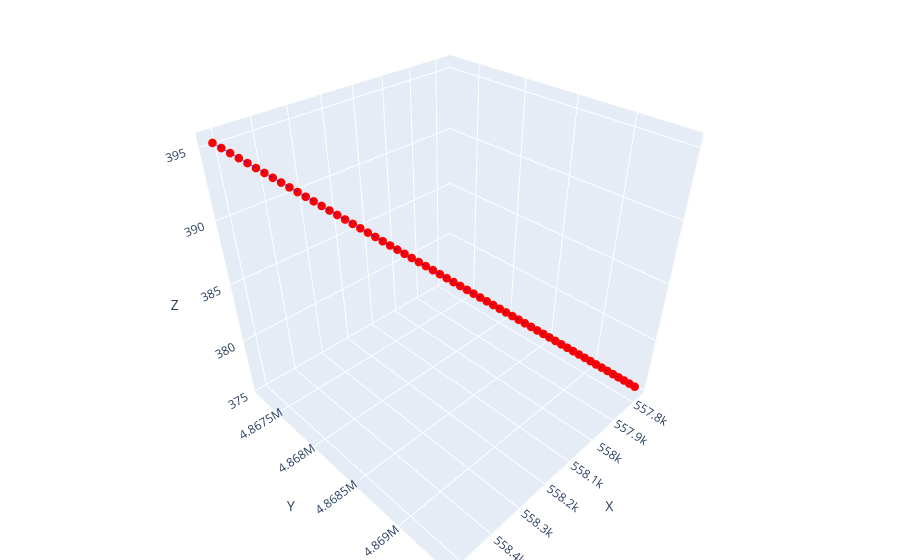

Notebook source saved alongside this figure:
### Code cell
network.plot_3D_network()

### Figure 1 — Plotly figure (JSON) as saved in the notebook; plotly's stock layout.template omitted (floating-point values rounded to 4 significant figures)
{"data": [{"line": {"color": "blue", "width": 1}, "mode": "lines", "showlegend": false, "type": "scatter3d", "x": [558500.0, 558500.0], "y": [4867000.0, 4867000.0], "z": [395.3, 395.0]}, {"line": {"color": "blue", "width": 1}, "mode": "lines", "showlegend": false, "type": "scatter3d", "x": [558500.0, 558500.0], "y": [4867000.0, 4867000.0], "z": [395.0, 394.7]}, {"line": {"color": "blue", "width": 1}, "mode": "lines", "showlegend": false, "type": "scatter3d", "x": [558500.0, 558500.0], "y": [4867000.0, 4867000.0], "z": [394.7, 394.3]}, {"line": {"color": "blue", "width": 1}, "mode": "lines", "showlegend": false, "type": "scatter3d", "x": [558500.0, 558500.0], "y": [4867000.0, 4867000.0], "z": [394.3, 394.0]}, {"line": {"color": "blue", "width": 1}, "mode": "lines", "showlegend": false, "type": "scatter3d", "x": [558500.0, 558500.0], "y": [4867000.0, 4867000.0], "z": [394.0, 393.7]}, {"line": {"color": "blue", "width": 1}, "mode": "lines", "showlegend": false, "type": "scatter3d", "x": [558500.0, 558400.0], "y": [4867000.0, 4867000.0], "z": [393.7, 393.4]}, {"line": {"color": "blue", "width": 1}, "mode": "lines", "showlegend": false, "type": "scatter3d", "x": [558400.0, 558400.0], "y": [4867000.0, 4867000.0], "z": [393.4, 393.0]}, {"line": {"color": "blue", "width": 1}, "mode": "lines", "showlegend": false, "type": "scatter3d", "x": [558400.0, 558400.0], "y": [4867000.0, 4868000.0], "z": [393.0, 392.7]}, {"line": {"color": "blue", "width": 1}, "mode": "lines", "showlegend": false, "type": "scatter3d", "x": [558400.0, 558400.0], "y": [4868000.0, 4868000.0], "z": [392.7, 392.4]}, {"line": {"color": "blue", "width": 1}, "mode": "lines", "showlegend": false, "type": "scatter3d", "x": [558400.0, 558400.0], "y": [4868000.0, 4868000.0], "z": [392.4, 392.1]}, {"line": {"color": "blue", "width": 1}, "mode": "lines", "showlegend": false, "type": "scatter3d", "x": [558400.0, 558400.0], "y": [4868000.0, 4868000.0], "z": [392.1, 391.7]}, {"line": {"color": "blue", "width": 1}, "mode": "lines", "showlegend": false, "type": "scatter3d", "x": [558400.0, 558400.0], "y": [4868000.0, 4868000.0], "z": [391.7, 391.4]}, {"line": {"color": "blue", "width": 1}, "mode": "lines", "showlegend": false, "type": "scatter3d", "x": [558400.0, 558400.0], "y": [4868000.0, 4868000.0], "z": [391.4, 391.1]}, {"line": {"color": "blue", "width": 1}, "mode": "lines", "showlegend": false, "type": "scatter3d", "x": [558400.0, 558300.0], "y": [4868000.0, 4868000.0], "z": [391.1, 390.8]}, {"line": {"color": "blue", "width": 1}, "mode": "lines", "showlegend": false, "type": "scatter3d", "x": [558300.0, 558300.0], "y": [4868000.0, 4868000.0], "z": [390.8, 390.4]}, {"line": {"color": "blue", "width": 1}, "mode": "lines", "showlegend": false, "type": "scatter3d", "x": [558300.0, 558300.0], "y": [4868000.0, 4868000.0], "z": [390.4, 390.1]}, {"line": {"color": "blue", "width": 1}, "mode": "lines", "showlegend": false, "type": "scatter3d", "x": [558300.0, 558300.0], "y": [4868000.0, 4868000.0], "z": [390.1, 389.8]}, {"line": {"color": "blue", "width": 1}, "mode": "lines", "showlegend": false, "type": "scatter3d", "x": [558300.0, 558300.0], "y": [4868000.0, 4868000.0], "z": [389.8, 389.5]}, {"line": {"color": "blue", "width": 1}, "mode": "lines", "showlegend": false, "type": "scatter3d", "x": [558300.0, 558300.0], "y": [4868000.0, 4868000.0], "z": [389.5, 389.1]}, {"line": {"color": "blue", "width": 1}, "mode": "lines", "showlegend": false, "type": "scatter3d", "x": [558300.0, 558300.0], "y": [4868000.0, 4868000.0], "z": [389.1, 388.8]}, {"line": {"color": "blue", "width": 1}, "mode": "lines", "showlegend": false, "type": "scatter3d", "x": [558300.0, 558300.0], "y": [4868000.0, 4868000.0], "z": [388.8, 388.5]}, {"line": {"color": "blue", "width": 1}, "mode": "lines", "showlegend": false, "type": "scatter3d", "x": [558300.0, 558200.0], "y": [4868000.0, 4868000.0], "z": [388.5, 388.2]}, {"line": {"color": "blue", "width": 1}, "mode": "lines", "showlegend": false, "type": "scatter3d", "x": [558200.0, 558200.0], "y": [4868000.0, 4868000.0], "z": [388.2, 387.8]}, {"line": {"color": "blue", "width": 1}, "mode": "lines", "showlegend": false, "type": "scatter3d", "x": [558200.0, 558200.0], "y": [4868000.0, 4868000.0], "z": [387.8, 387.5]}, {"line": {"color": "blue", "width": 1}, "mode": "lines", "showlegend": false, "type": "scatter3d", "x": [558200.0, 558200.0], "y": [4868000.0, 4868000.0], "z": [387.5, 387.2]}, {"line": {"color": "blue", "width": 1}, "mode": "lines", "showlegend": false, "type": "scatter3d", "x": [558200.0, 558200.0], "y": [4868000.0, 4868000.0], "z": [387.2, 386.9]}, {"line": {"color": "blue", "width": 1}, "mode": "lines", "showlegend": false, "type": "scatter3d", "x": [558200.0, 558200.0], "y": [4868000.0, 4868000.0], "z": [386.9, 386.5]}, {"line": {"color": "blue", "width": 1}, "mode": "lines", "showlegend": false, "type": "scatter3d", "x": [558200.0, 558200.0], "y": [4868000.0, 4868000.0], "z": [386.5, 386.2]}, {"line": {"color": "blue", "width": 1}, "mode": "lines", "showlegend": false, "type": "scatter3d", "x": [558200.0, 558200.0], "y": [4868000.0, 4868000.0], "z": [386.2, 385.9]}, {"line": {"color": "blue", "width": 1}, "mode": "lines", "showlegend": false, "type": "scatter3d", "x": [558200.0, 558100.0], "y": [4868000.0, 4868000.0], "z": [385.9, 385.6]}, {"line": {"color": "blue", "width": 1}, "mode": "lines", "showlegend": false, "type": "scatter3d", "x": [558100.0, 558100.0], "y": [4868000.0, 4868000.0], "z": [385.6, 385.2]}, {"line": {"color": "blue", "width": 1}, "mode": "lines", "showlegend": false, "type": "scatter3d", "x": [558100.0, 558100.0], "y": [4868000.0, 4868000.0], "z": [385.2, 384.9]}, {"line": {"color": "blue", "width": 1}, "mode": "lines", "showlegend": false, "type": "scatter3d", "x": [558100.0, 558100.0], "y": [4868000.0, 4868000.0], "z": [384.9, 384.6]}, {"line": {"color": "blue", "width": 1}, "mode": "lines", "showlegend": false, "type": "scatter3d", "x": [558100.0, 558100.0], "y": [4868000.0, 4868000.0], "z": [384.6, 384.3]}, {"line": {"color": "blue", "width": 1}, "mode": "lines", "showlegend": false, "type": "scatter3d", "x": [558100.0, 558100.0], "y": [4868000.0, 4868000.0], "z": [384.3, 383.9]}, {"line": {"color": "blue", "width": 1}, "mode": "lines", "showlegend": false, "type": "scatter3d", "x": [558100.0, 558100.0], "y": [4868000.0, 4869000.0], "z": [383.9, 383.6]}, {"line": {"color": "blue", "width": 1}, "mode": "lines", "showlegend": false, "type": "scatter3d", "x": [558100.0, 558100.0], "y": [4869000.0, 4869000.0], "z": [383.6, 383.3]}, {"line": {"color": "blue", "width": 1}, "mode": "lines", "showlegend": false, "type": "scatter3d", "x": [558100.0, 558000.0], "y": [4869000.0, 4869000.0], "z": [383.3, 383.0]}, {"line": {"color": "blue", "width": 1}, "mode": "lines", "showlegend": false, "type": "scatter3d", "x": [558000.0, 558000.0], "y": [4869000.0, 4869000.0], "z": [383.0, 382.6]}, {"line": {"color": "blue", "width": 1}, "mode": "lines", "showlegend": false, "type": "scatter3d", "x": [558000.0, 558000.0], "y": [4869000.0, 4869000.0], "z": [382.6, 382.3]}, {"line": {"color": "blue", "width": 1}, "mode": "lines", "showlegend": false, "type": "scatter3d", "x": [558000.0, 558000.0], "y": [4869000.0, 4869000.0], "z": [382.3, 382.0]}, {"line": {"color": "blue", "width": 1}, "mode": "lines", "showlegend": false, "type": "scatter3d", "x": [558000.0, 558000.0], "y": [4869000.0, 4869000.0], "z": [382.0, 381.6]}, {"line": {"color": "blue", "width": 1}, "mode": "lines", "showlegend": false, "type": "scatter3d", "x": [558000.0, 558000.0], "y": [4869000.0, 4869000.0], "z": [381.6, 381.3]}, {"line": {"color": "blue", "width": 1}, "mode": "lines", "showlegend": false, "type": "scatter3d", "x": [558000.0, 558000.0], "y": [4869000.0, 4869000.0], "z": [381.3, 381.0]}, {"line": {"color": "blue", "width": 1}, "mode": "lines", "showlegend": false, "type": "scatter3d", "x": [558000.0, 558000.0], "y": [4869000.0, 4869000.0], "z": [381.0, 380.7]}, {"line": {"color": "blue", "width": 1}, "mode": "lines", "showlegend": false, "type": "scatter3d", "x": [558000.0, 558000.0], "y": [4869000.0, 4869000.0], "z": [380.7, 380.3]}, {"line": {"color": "blue", "width": 1}, "mode": "lines", "showlegend": false, "type": "scatter3d", "x": [558000.0, 557900.0], "y": [4869000.0, 4869000.0], "z": [380.3, 380.0]}, {"line": {"color": "blue", "width": 1}, "mode": "lines", "showlegend": false, "type": "scatter3d", "x": [557900.0, 557900.0], "y": [4869000.0, 4869000.0], "z": [380.0, 379.7]}, {"line": {"color": "blue", "width": 1}, "mode": "lines", "showlegend": false, "type": "scatter3d", "x": [557900.0, 557900.0], "y": [4869000.0, 4869000.0], "z": [379.7, 379.4]}, {"line": {"color": "blue", "width": 1}, "mode": "lines", "showlegend": false, "type": "scatter3d", "x": [557900.0, 557900.0], "y": [4869000.0, 4869000.0], "z": [379.4, 379.0]}, {"line": {"color": "blue", "width": 1}, "mode": "lines", "showlegend": false, "type": "scatter3d", "x": [557900.0, 557900.0], "y": [4869000.0, 4869000.0], "z": [379.0, 378.7]}, {"line": {"color": "blue", "width": 1}, "mode": "lines", "showlegend": false, "type": "scatter3d", "x": [557900.0, 557900.0], "y": [4869000.0, 4869000.0], "z": [378.7, 378.4]}, {"line": {"color": "blue", "width": 1}, "mode": "lines", "showlegend": false, "type": "scatter3d", "x": [557900.0, 557900.0], "y": [4869000.0, 4869000.0], "z": [378.4, 378.1]}, {"line": {"color": "blue", "width": 1}, "mode": "lines", "showlegend": false, "type": "scatter3d", "x": [557900.0, 557900.0], "y": [4869000.0, 4869000.0], "z": [378.1, 377.7]}, {"line": {"color": "blue", "width": 1}, "mode": "lines", "showlegend": false, "type": "scatter3d", "x": [557900.0, 557800.0], "y": [4869000.0, 4869000.0], "z": [377.7, 377.4]}, {"line": {"color": "blue", "width": 1}, "mode": "lines", "showlegend": false, "type": "scatter3d", "x": [557800.0, 557800.0], "y": [4869000.0, 4869000.0], "z": [377.4, 377.1]}, {"line": {"color": "blue", "width": 1}, "mode": "lines", "showlegend": false, "type": "scatter3d", "x": [557800.0, 557800.0], "y": [4869000.0, 4869000.0], "z": [377.1, 376.8]}, {"line": {"color": "blue", "width": 1}, "mode": "lines", "showlegend": false, "type": "scatter3d", "x": [557800.0, 557800.0], "y": [4869000.0, 4869000.0], "z": [376.8, 376.4]}, {"line": {"color": "blue", "width": 1}, "mode": "lines", "showlegend": false, "type": "scatter3d", "x": [557800.0, 557800.0], "y": [4869000.0, 4869000.0], "z": [376.4, 376.1]}, {"line": {"color": "blue", "width": 1}, "mode": "lines", "showlegend": false, "type": "scatter3d", "x": [557800.0, 557800.0], "y": [4869000.0, 4869000.0], "z": [376.1, 375.8]}, {"line": {"color": "blue", "width": 1}, "mode": "lines", "showlegend": false, "type": "scatter3d", "x": [557800.0, 557800.0], "y": [4869000.0, 4869000.0], "z": [375.8, 375.5]}, {"marker": {"color": "red", "colorscale": [[0, "#440154"], [0.1111, "#482878"], [0.2222, "#3e4989"], [0.3333, "#31688e"], [0.4444, "#26828e"], [0.5556, "#1f9e89"], [0.6667, "#35b779"], [0.7778, "#6ece58"], [0.8889, "#b5de2b"], [1, "#fde725"]], "showscale": false, "size": 5}, "mode": "markers", "showlegend": false, "type": "scatter3d", "x": [558500.0, 557800.0, 558500.0, 558500.0, 558500.0, 558500.0, 558500.0, 558400.0, 558400.0, 558400.0, 558400.0, 558400.0, 558400.0, 558400.0, 558400.0, 558300.0, 558300.0, 558300.0, 558300.0, 558300.0, 558300.0, 558300.0, 558300.0, 558200.0, 558200.0, 558200.0, 558200.0, 558200.0, 558200.0, 558200.0, 558200.0, 558100.0, 558100.0, 558100.0, 558100.0, 558100.0, 558100.0, 558100.0, 558100.0, 558000.0, 558000.0, 558000.0, 558000.0, 558000.0, 558000.0, 558000.0, 558000.0, 558000.0, 557900.0, 557900.0, 557900.0, 557900.0, 557900.0, 557900.0, 557900.0, 557900.0, 557800.0, 557800.0, 557800.0, 557800.0, 557800.0, 557800.0], "y": [4867000.0, 4869000.0, 4867000.0, 4867000.0, 4867000.0, 4867000.0, 4867000.0, 4867000.0, 4867000.0, 4868000.0, 4868000.0, 4868000.0, 4868000.0, 4868000.0, 4868000.0, 4868000.0, 4868000.0, 4868000.0, 4868000.0, 4868000.0, 4868000.0, 4868000.0, 4868000.0, 4868000.0, 4868000.0, 4868000.0, 4868000.0, 4868000.0, 4868000.0, 4868000.0, 4868000.0, 4868000.0, 4868000.0, 4868000.0, 4868000.0, 4868000.0, 4868000.0, 4869000.0, 4869000.0, 4869000.0, 4869000.0, 4869000.0, 4869000.0, 4869000.0, 4869000.0, 4869000.0, 4869000.0, 4869000.0, 4869000.0, 4869000.0, 4869000.0, 4869000.0, 4869000.0, 4869000.0, 4869000.0, 4869000.0, 4869000.0, 4869000.0, 4869000.0, 4869000.0, 4869000.0, 4869000.0], "z": [395.3, 375.5, 395.0, 394.7, 394.3, 394.0, 393.7, 393.4, 393.0, 392.7, 392.4, 392.1, 391.7, 391.4, 391.1, 390.8, 390.4, 390.1, 389.8, 389.5, 389.1, 388.8, 388.5, 388.2, 387.8, 387.5, 387.2, 386.9, 386.5, 386.2, 385.9, 385.6, 385.2, 384.9, 384.6, 384.3, 383.9, 383.6, 383.3, 383.0, 382.6, 382.3, 382.0, 381.6, 381.3, 381.0, 380.7, 380.3, 380.0, 379.7, 379.4, 379.0, 378.7, 378.4, 378.1, 377.7, 377.4, 377.1, 376.8, 376.4, 376.1, 375.8]}], "layout": {"margin": {"b": 0, "l": 0, "r": 0, "t": 0}, "scene": {"xaxis": {"title": {"text": "X"}}, "yaxis": {"title": {"text": "Y"}}, "zaxis": {"title": {"text": "Z"}}}}}
